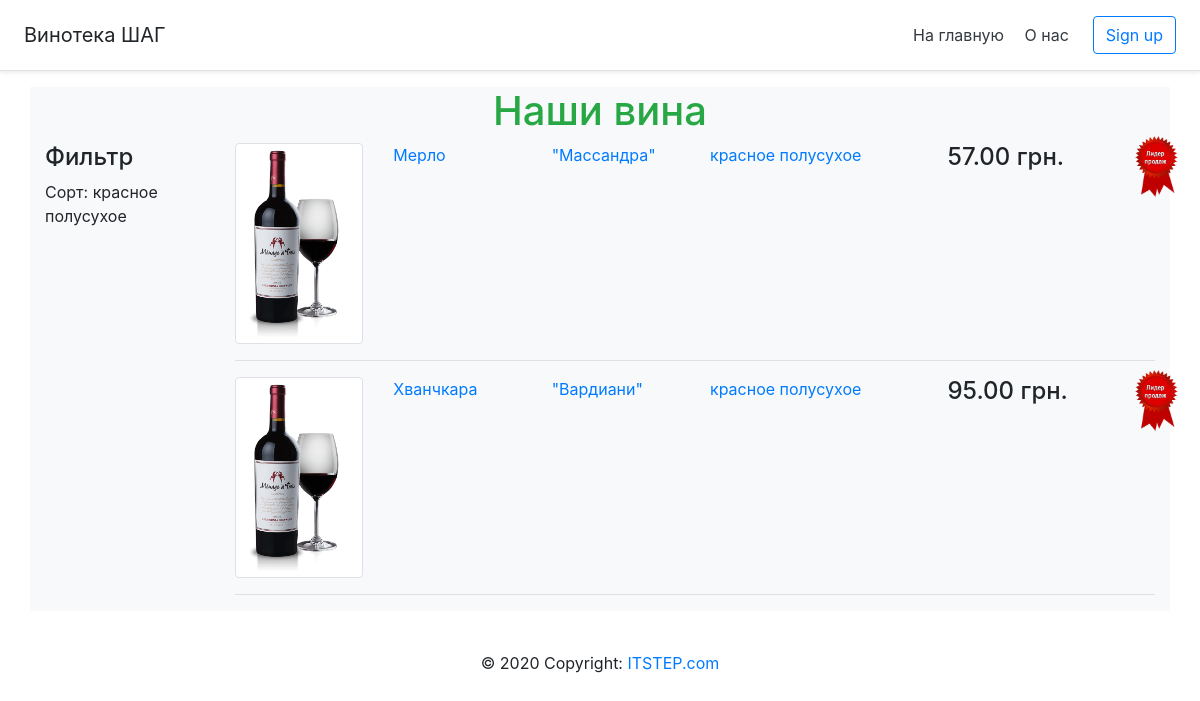
The app's page /filter/2/0 with its own data.
### server.py (models this page shows)
class Sort(db.Model):
    __tablename__ = 'SORTS'
    id = db.Column(db.Integer, primary_key=True)
    name = db.Column(db.String)
    vines = db.relationship('Vine')

class Vine(db.Model):
    __tablename__ = 'VINES'
    id = db.Column(db.Integer, primary_key=True)
    name = db.Column(db.String)
    price = db.Column(db.Float)
    sort_id = db.Column(db.Integer, db.ForeignKey('SORTS.id'))
    sort = db.relationship('Sort')
    producer_id = db.Column(db.Integer, db.ForeignKey('PRODUCERS.id'))
    producer = db.relationship('Producer')
    bestseller = db.Column(db.Integer, default=0)
    comments = db.relationship('Comment', cascade='all,delete-orphan')

class Producer(db.Model):
    __tablename__ = 'PRODUCERS'
    id = db.Column(db.Integer, primary_key=True)
    name = db.Column(db.String)
    vines = db.relationship('Vine')

### server.py (the view)
@app.route('/filter/<int:sort_id>/<int:producer_id>')
def filter(sort_id, producer_id):
    producer, sort = None, None
    if sort_id == 0:
        vines = Vine.query.filter(Vine.producer_id == producer_id)
        producer = Producer.query.get(producer_id)
    elif producer_id == 0:
        vines = Vine.query.filter(Vine.sort_id == sort_id).all()
        sort = Sort.query.get(sort_id)
    else:
        vines = Vine.query.filter(Vine.sort_id == sort_id, Vine.producer_id == producer_id).all()
        producer = Producer.query.get(producer_id)
        sort = Sort.query.get(sort_id)
    return render_template('filter.html', vines=vines, sort=sort, producer=producer)

### templates/filter.html (shortened to what this page needs)
{% extends 'base.html' %}
{% block content %}
<h1 class="text-center text-success">Наши вина</h1>
<div class="row">
    <div class="col-2">
        <h4>Фильтр</h4>
        {% if sort %}
        <p>Сорт: {{ sort.name }}</p>
        {% endif %}
    </div>
    <div class="col-10">
        {% for vine in vines %}
        {% set best = 'bestseller' if vine.bestseller else '' %}
        <div class="row mb-2 {{ best }}">
            {% set pic = 'red.png' if 'красное' in vine.sort.name else 'white.png' %}
            <div class="col-2">
                <img class="img-thumbnail"
                        src="{{ url_for('static', filename='img/' + pic) }}">
            </div>
            <div class="col-2">
                <a href="{{ url_for('vine', id=vine.id) }}">
                    {{ vine.name }}</a>
            </div>
            <div class="col-2">
                <a href="{{ url_for('filter', sort_id=0, producer_id = vine.producer.id) }}">
                "{{ vine.producer.name }}"
                </a>
            </div>
            <div class="col-3">
                <a href="{{ url_for('filter', sort_id=vine.sort.id, producer_id = 0) }}">
                {{ vine.sort.name }}
                    </a>
            </div>
            <div class="col-3">
                <h4>{{ '%.2f'|format(vine.price) }} грн.</h4>
            </div>
        </div>
        <hr>
        {% endfor %}
    </div>
</div>
{% endblock %}

### static/css/main.css (style rules this page uses)
.bestseller { position: relative; }
.bestseller::after { content: ""; width: 50px; height: 67px; position: absolute; right: -10px; top: -10px; background: url("../img/bestseller.png"); background-size: 100%; }

### records on screen
Sort: name "красное полусухое"
Vine: name "Мерло", producer.name "Массандра", sort.name "красное полусухое", price "57.00"
Vine: name "Хванчкара", producer.name "Вардиани", sort.name "красное полусухое", price "95.00"
